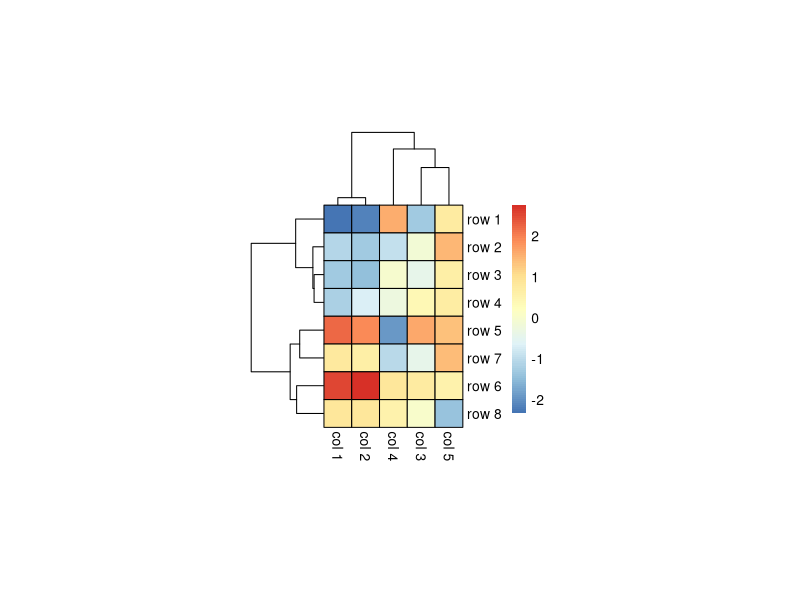
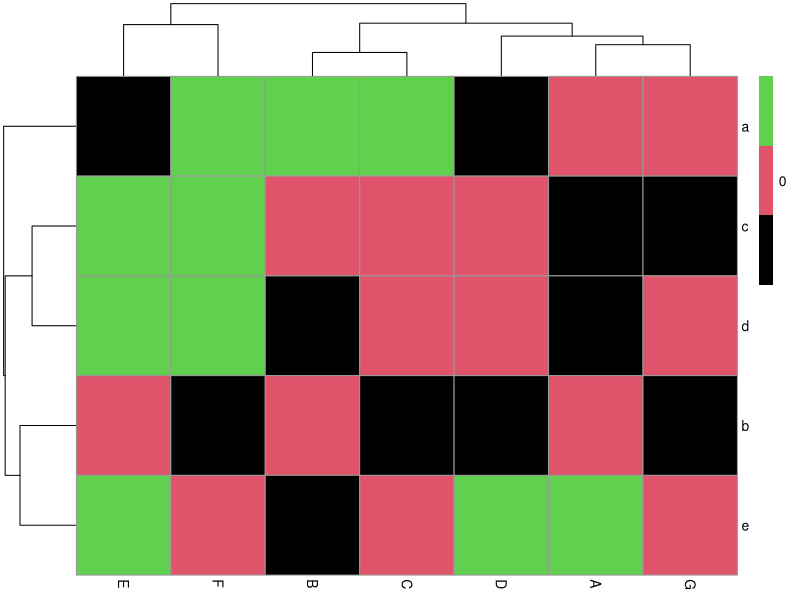
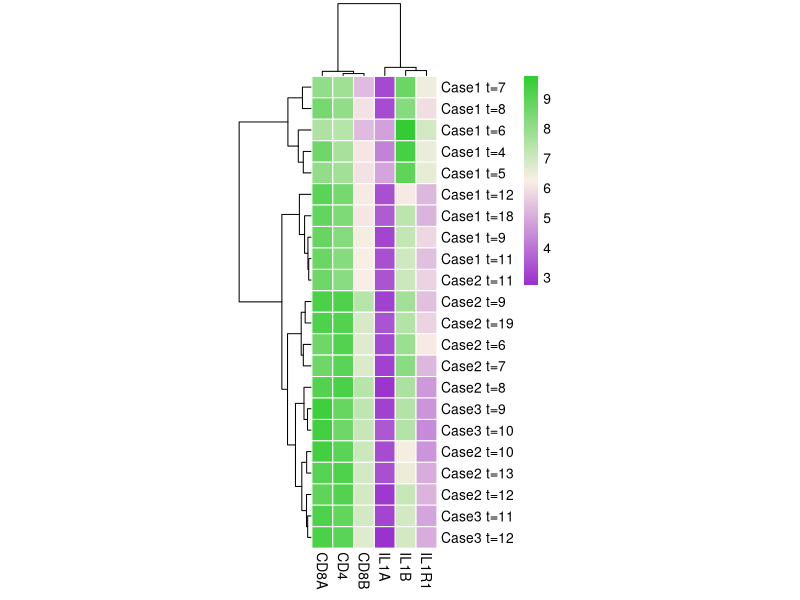
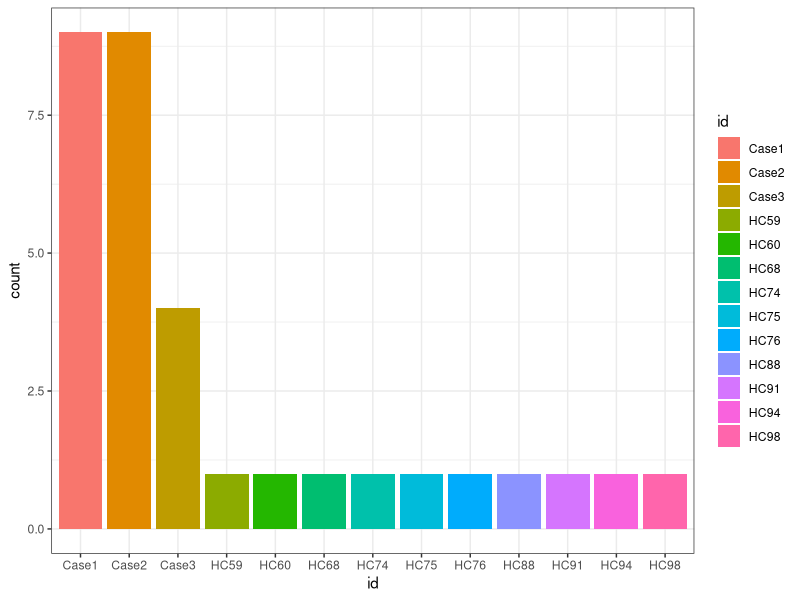
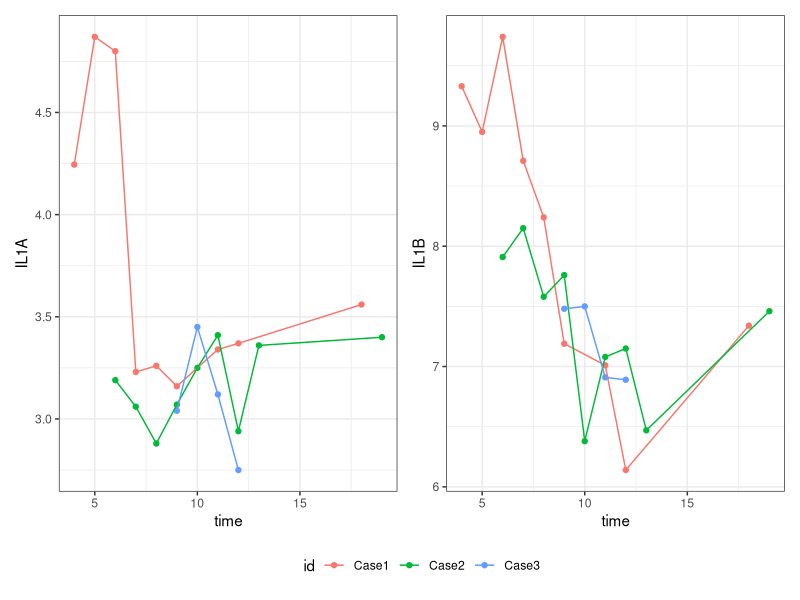

The R source for these figures, in order:
## ---- chunk 1
library(readr)
library(dplyr)
library(ggplot2)
library(pheatmap)
library(patchwork)

theme_set(theme_bw())
## ---- chunk 2
covid <- read_csv("data/covid.csv")
covid
## ---- chunk 3
library(pheatmap)
I <- 8
J <- 5
set.seed(543)
sig <- Matrix::bdiag(
        0.8 + diag(0.2, 3),
        -0.7 + diag(1.7, 2))
mat <- rbind(
    MASS::mvrnorm(
      n = I/2,
      mu = c(-1, -1, 0, 0, 1),
      Sigma = sig),
    MASS::mvrnorm(
      n = I/2,
      mu = c(1, 1, 0, 0, 0),
      Sigma = sig))
rownames(mat) <- sprintf("row %i", 1:I)
colnames(mat) <- sprintf("col %i", 1:J)

pheatmap(
  mat = mat,
  clustering_method = "ward.D2",
  cellwidth = 20, cellheight = 20, 
  border_color = "black")
## ---- chunk 4
library(pheatmap)
M <- matrix(rnorm(35), 5, 7)
dimnames(M) <- list(letters[1:5], LETTERS[1:7])
pheatmap(mat = M, color = 1:3, legend_breaks = c(-2, 0, 2))
## ---- chunk 5
library(pheatmap)
select_cases <- covid$status == "nCOV"
minicovid <- as.data.frame(covid[select_cases, c("IL1A", "IL1B", "IL1R1", "CD4", "CD8A", "CD8B")])
rownames(minicovid) <- with(covid[select_cases,], paste0(id, " t=", time))
pheatmap(minicovid, clustering_method = "ward.D2", clustering_distance_cols = as.dist(1 - cor(minicovid)), cellwidth = 15, color = colorRampPalette(c("darkorchid3", "linen", "limegreen"))(100), border_color = "white")
## ---- chunk 6
covid %>%
  filter(status == "HC") %>%
  select(IL1R1) %>%
  summarize(meanIL1R1 = mean(IL1R1))
## ---- chunk 7
covid |>
  group_by(id) |>
  select(id, time, status, IFNG)
## ---- chunk 8
covid |>
  group_by(status) |>
  summarize(mean_IFNG = mean(IFNG))
## ---- chunk 9
covid |>
  ggplot(aes(id, fill = id)) + 
  geom_bar()
## ---- chunk 10
il1a <- covid |>
  filter(status == "nCOV") |>
  ggplot(aes(x = time, y = IL1A, color = id)) + 
  geom_point() + 
  geom_line()

il1b <- covid |>
  filter(status == "nCOV") |>
  ggplot(aes(x = time, y = IL1B, color = id)) + 
  geom_point() + 
  geom_line()

(il1a | il1b ) +
  plot_layout(guides = "collect") & 
  theme(legend.position = "bottom")
